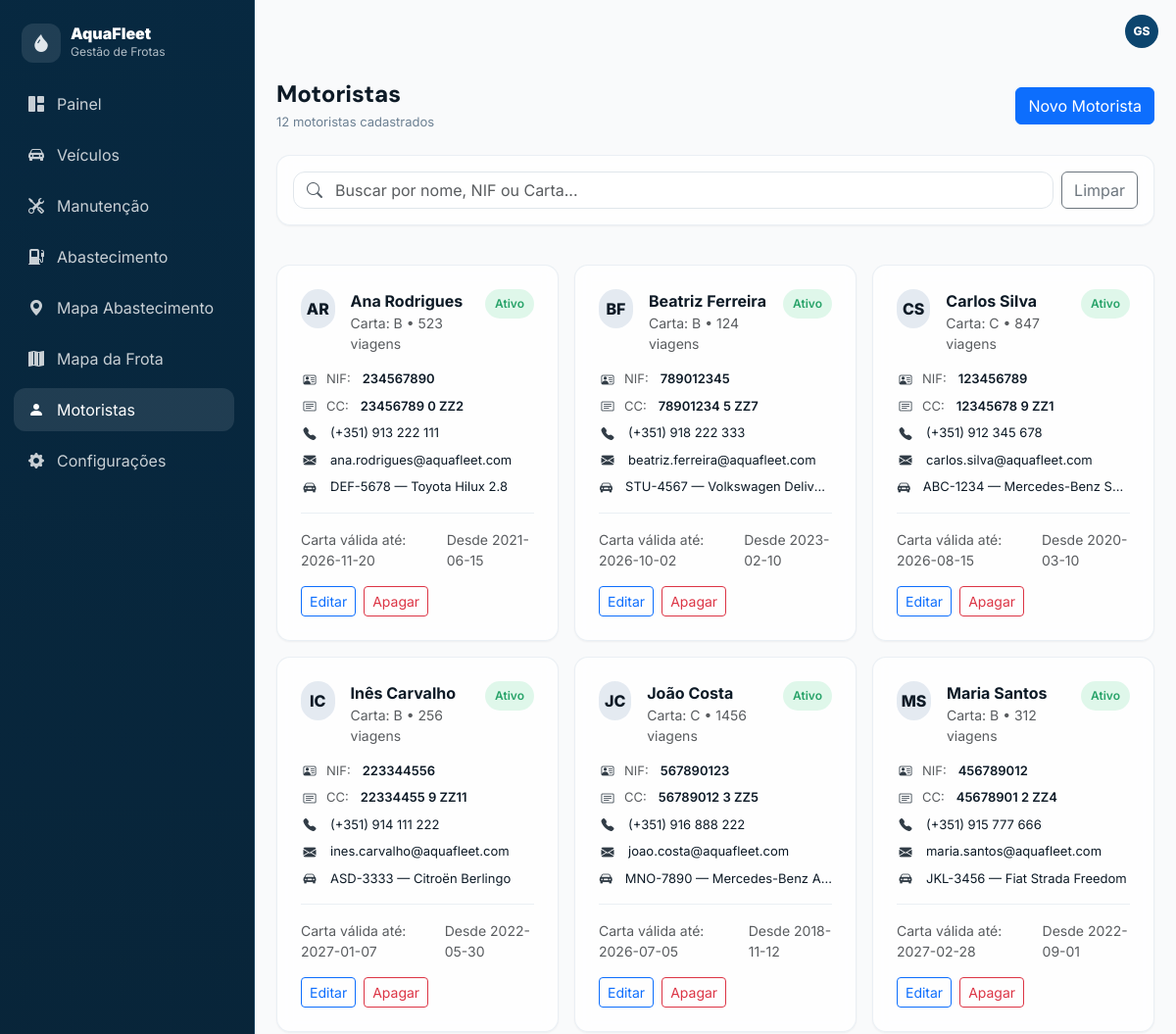
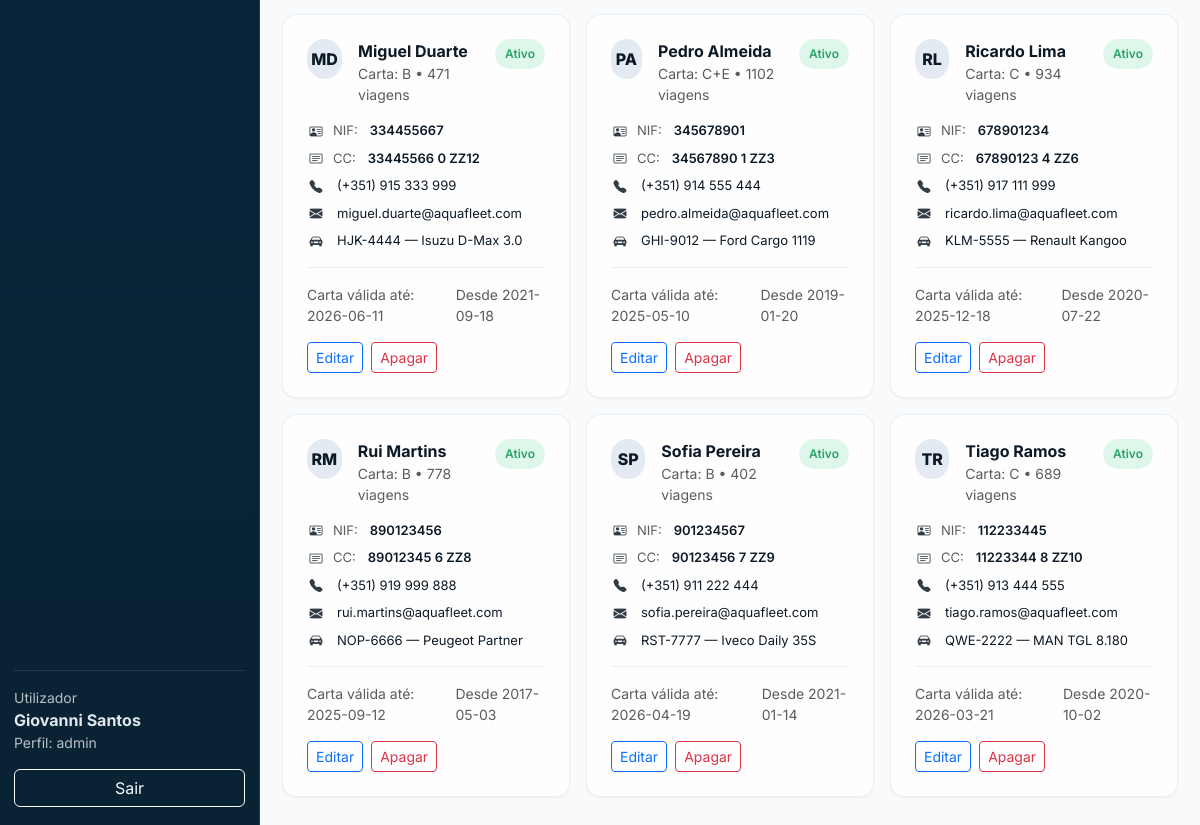
/motoristas/index.php (signed in), run on the app's committed database (2 pictures, top to bottom).
### tables this page shows
CREATE TABLE `motoristas` (
  `id` int(10) UNSIGNED NOT NULL,
  `nome` varchar(120) NOT NULL,
  `cc` varchar(20) DEFAULT NULL,
  `nif` varchar(20) DEFAULT NULL,
  `carta_numero` varchar(30) DEFAULT NULL,
  `carta_categoria` varchar(10) DEFAULT NULL,
  `carta_validade` date DEFAULT NULL,
  `telefone` varchar(30) DEFAULT NULL,
  `email` varchar(120) DEFAULT NULL,
  `status` enum('Ativo','Inativo') NOT NULL DEFAULT 'Ativo',
  `desde` date DEFAULT NULL,
  `viagens` int(11) NOT NULL DEFAULT 0,
  `viatura_id` int(10) UNSIGNED DEFAULT NULL,
  `criado_em` timestamp NOT NULL DEFAULT current_timestamp()
);

CREATE TABLE `viaturas` (
  `id` int(10) UNSIGNED NOT NULL,
  `matricula` varchar(20) NOT NULL,
  `marca_modelo` varchar(120) NOT NULL,
  `tipo` enum('Ligeiro','Pick-up','Carrinha','Camião','Elétrico','Outro') NOT NULL DEFAULT 'Ligeiro',
  `combustivel` enum('Diesel','Gasolina','Elétrico','Híbrido','Outro') NOT NULL DEFAULT 'Diesel',
  `quilometragem` int(10) UNSIGNED NOT NULL DEFAULT 0,
  `estado` enum('Disponível','Atribuída','Em Manutenção','Inativo') NOT NULL DEFAULT 'Disponível',
  `observacoes` text DEFAULT NULL,
  `infraestrutura_id` int(11) DEFAULT NULL,
  `criado_em` timestamp NOT NULL DEFAULT current_timestamp(),
  `atualizado_em` timestamp NOT NULL DEFAULT current_timestamp() ON UPDATE current_timestamp()
);

### motoristas/index.php (the view, shortened to what this page needs)
<?php
require_once __DIR__ . "/../inc/database.php";
require_once __DIR__ . "/../inc/header.php";
function h($s){ return htmlspecialchars((string)$s, ENT_QUOTES, 'UTF-8'); }
$q = isset($_GET['q']) ? trim($_GET['q']) : '';
$where = "1=1";
$sql = "
  SELECT
    m.*,
    v.matricula AS v_matricula,
    v.marca_modelo AS v_modelo
  FROM motoristas m
  LEFT JOIN viaturas v ON v.id = m.viatura_id
  WHERE $where
  ORDER BY (m.status='Ativo') DESC, m.nome ASC
";
$res = mysqli_query($ligacao, $sql);
$total = 0;
if ($res) $total = mysqli_num_rows($res);
function initials($name){
  $name = trim((string)$name);
  $parts = preg_split('/\s+/', $name);
  $a = strtoupper(mb_substr($parts[0] ?? '', 0, 1));
  $b = strtoupper(mb_substr($parts[1] ?? $parts[0] ?? '', 0, 1));
  return $a . $b;
}
function pillClass($status){
  return ($status === 'Inativo') ? 'pill pill-danger' : 'pill pill-success';
}
function fmtDate($d){
  $ts = strtotime($d);
  return $ts ? date('Y-m-d', $ts) : '—';
}
?>
<div class="page-max-6xl space-y-6">
  <div class="d-flex flex-column flex-md-row align-items-start align-items-md-center justify-content-between gap-3">
    <div>
      <h1 class="page-title">Motoristas</h1>
      <div class="page-subtitle"><?php echo (int)$total; ?> motoristas cadastrados</div>
    </div>
    <div class="d-flex gap-2">
      <a href="create.php" class="btn btn-primary">Novo Motorista</a>
    </div>
  </div>
  <div class="glass-card p-3">
    <form class="d-flex gap-2 flex-wrap align-items-center" method="get">
      <div class="searchbox flex-grow-1" style="min-width:260px;">
        <span class="search-ico"><i class="bi bi-search"></i></span>
        <input class="form-control" name="q" value="<?php echo h($q); ?>"
               placeholder="Buscar por nome, NIF ou Carta...">
      </div>
      <a class="btn btn-outline-secondary" href="index.php">Limpar</a>
    </form>
  </div>
  <div class="row g-3">
    <?php if ($res && mysqli_num_rows($res) > 0): ?>
      <?php while($m = mysqli_fetch_assoc($res)): ?>
        <?php
          $id = (int)$m['id'];
          $status = (string)$m['status'];
          $sigla = initials($m['nome'] ?? '');
          $cartaLinha = trim((string)($m['carta_categoria'] ?? ''));
          $cartaLinha = $cartaLinha ? "Carta: {$m['carta_categoria']} • {$m['viagens']} viagens" : "{$m['viagens']} viagens";
          $vinculo = '';
          if (!empty($m['v_matricula'])) {
            $vinculo = $m['v_matricula'] . " — " . ($m['v_modelo'] ?? '');
          }
        ?>
        <div class="col-12 col-md-6 col-xl-4">
          <div class="glass-card p-4 h-100">
            <div class="d-flex justify-content-between align-items-start gap-2">
              <div class="d-flex gap-3 min-w-0">
                <div class="avatar-soft"><?php echo h($sigla); ?></div>
                <div class="min-w-0">
                  <div class="fw-bold text-truncate"><?php echo h($m['nome']); ?></div>
                  <div class="small text-muted"><?php echo h($cartaLinha); ?></div>
                </div>
              </div>
              <span class="<?php echo pillClass($status); ?>"><?php echo h($status); ?></span>
            </div>
            <div class="driver-lines mt-3">
              <div class="driver-line">
                <span class="driver-ico"><i class="bi bi-person-vcard"></i></span>
                <span class="text-muted">NIF:</span>
                <span class="ms-1 fw-semibold"><?php echo h($m['nif'] ?: '—'); ?></span>
              </div>
              <div class="driver-line">
                <span class="driver-ico"><i class="bi bi-card-text"></i></span>
                <span class="text-muted">CC:</span>
                <span class="ms-1 fw-semibold"><?php echo h($m['cc'] ?: '—'); ?></span>
              </div>
              <div class="driver-line">
                <span class="driver-ico"><i class="bi bi-telephone-fill"></i></span>
                <span class="ms-1"><?php echo h($m['telefone'] ?: '—'); ?></span>
              </div>
              <div class="driver-line">
                <span class="driver-ico"><i class="bi bi-envelope-fill"></i></span>
                <span class="ms-1 text-truncate"><?php echo h($m['email'] ?: '—'); ?></span>
              </div>
              <div class="driver-line">
                <span class="driver-ico"><i class="bi bi-car-front-fill"></i></span>
                <span class="ms-1 text-truncate"><?php echo h($vinculo ?: 'Sem viatura atribuída'); ?></span>
              </div>
            </div>
            <div class="driver-footer mt-3 pt-3">
              <div class="small text-muted">Carta válida até: <?php echo h(fmtDate($m['carta_validade'] ?? null)); ?></div>
              <div class="small text-muted">Desde <?php echo h(fmtDate($m['desde'] ?? null)); ?></div>
            </div>
            <div class="d-flex gap-2 mt-3">
              <a class="btn btn-sm btn-outline-primary" href="edit.php?id=<?php echo $id; ?>">Editar</a>
              <a class="btn btn-sm btn-outline-danger" href="delete.php?id=<?php echo $id; ?>">Apagar</a>
            </div>
          </div>
        </div>
      <?php endwhile; ?>
    <?php else: ?>
      <div class="col-12">
        <div class="glass-card p-4 text-center text-muted">Nenhum motorista encontrado.</div>
      </div>
    <?php endif; ?>
  </div>
</div>
<?php
require_once __DIR__ . "/../inc/footer.php";
?>

### css/style_css/style.css (style rules this page uses)
:root { --background: hsl(210 20% 98%); --foreground: hsl(210 50% 10%); --card: hsl(0 0% 100%); --border: hsl(210 20% 90%); --primary: hsl(205 80% 24%); --muted: hsl(210 20% 94%); --muted-foreground: hsl(210 15% 50%); --success: hsl(152 60% 40%); --warning: hsl(38 92% 50%); --info: hsl(205 80% 55%); --danger: hsl(0 72% 51%); --sidebar: hsl(205 80% 14%); --sidebar-accent: hsl(205 70% 20%); --sidebar-foreground: hsl(210 20% 90%); --radius: 14px; }
* { box-sizing: border-box; }
body { background: var(--background); color: var(--foreground); font-family: Inter, sans-serif; margin:0; }
h1,h2,h3,h4,h5,h6 { font-family: "DM Sans", sans-serif; }
.page-max-6xl { max-width: 1152px; margin: 0 auto; }
.space-y-6 > * + * { margin-top: 24px; }
.page-title { font-size:24px; font-weight:800; margin:0; }
.page-subtitle { color: var(--muted-foreground); font-size:13px; margin-top:4px; }
.glass-card { background: rgba(255,255,255,.80); backdrop-filter: blur(8px); border: 1px solid rgba(226,232,240,.7); box-shadow: 0 1px 2px rgba(15,23,42,.05); border-radius: 14px; }
.pill { display:inline-flex; align-items:center; gap:6px; padding: 6px 10px; border-radius: 999px; font-size:12px; font-weight:600; white-space:nowrap; }
.pill-success { background: rgba(46,204,113,.15); color: var(--success); }
.form-control, .form-select { border-radius: 12px; border-color: var(--border); background: rgba(255,255,255,.92); }
.min-w-0 { min-width: 0; }
.searchbox { position: relative; }
.search-ico { position:absolute; left:14px; top:50%; transform: translateY(-50%); opacity:.7; }
.searchbox .form-control { padding-left: 42px; }
.avatar-soft { width: 40px; height: 40px; border-radius: 999px; background: rgba(226,232,240,.9); display:flex; align-items:center; justify-content:center; font-weight: 800; color: var(--foreground); }
.driver-lines { display:flex; flex-direction: column; gap: 8px; }
.driver-line { display:flex; align-items:center; gap: 8px; font-size: 13px; min-width: 0; }
.driver-ico { width: 18px; display:inline-flex; justify-content:center; opacity: .85; }
.driver-footer { display:flex; justify-content: space-between; gap: 12px; border-top: 1px solid rgba(226,232,240,.7); }
html, body { height: 100%; }
body { margin: 0; overflow: hidden; }
.brand-badge i, .nav-ico i, .kpi-ico i, .list-ico i, .driver-ico i, .icon-box i { line-height: 1; display: inline-flex; align-items: center; justify-content: center; }

### data on the page
motoristas: nome "AR", nome "Ana Rodrigues", cartaLinha "Carta: B • 523 viagens", status "Ativo", nif "234567890", cc "23456789 0 ZZ2", telefone "(+351) 913 222 111", email "ana.rodrigues@aquafleet.com", viatura.marca_modelo "DEF-5678 — Toyota Hilux 2.8", carta_validade "2026-11-20", desde "2021-06-15"
motoristas: nome "BF", nome "Beatriz Ferreira", cartaLinha "Carta: B • 124 viagens", status "Ativo", nif "789012345", cc "78901234 5 ZZ7", telefone "(+351) 918 222 333", email "beatriz.ferreira@aquafleet.com", viatura.marca_modelo "STU-4567 — Volkswagen Deliv…", carta_validade "2026-10-02", desde "2023-02-10"
motoristas: nome "CS", nome "Carlos Silva", cartaLinha "Carta: C • 847 viagens", status "Ativo", nif "123456789", cc "12345678 9 ZZ1", telefone "(+351) 912 345 678", email "carlos.silva@aquafleet.com", viatura.marca_modelo "ABC-1234 — Mercedes-Benz S…", carta_validade "2026-08-15", desde "2020-03-10"
motoristas: nome "IC", nome "Inês Carvalho", cartaLinha "Carta: B • 256 viagens", status "Ativo", nif "223344556", cc "22334455 9 ZZ11", telefone "(+351) 914 111 222", email "ines.carvalho@aquafleet.com", viatura.marca_modelo "ASD-3333 — Citroën Berlingo", carta_validade "2027-01-07", desde "2022-05-30"
motoristas: nome "JC", nome "João Costa", cartaLinha "Carta: C • 1456 viagens", status "Ativo", nif "567890123", cc "56789012 3 ZZ5", telefone "(+351) 916 888 222", email "joao.costa@aquafleet.com", viatura.marca_modelo "MNO-7890 — Mercedes-Benz…", carta_validade "2026-07-05", desde "2018-11-12"
motoristas: nome "MS", nome "Maria Santos", cartaLinha "Carta: B • 312 viagens", status "Ativo", nif "456789012", cc "45678901 2 ZZ4", telefone "(+351) 915 777 666", email "maria.santos@aquafleet.com", viatura.marca_modelo "JKL-3456 — Fiat Strada Freedom", carta_validade "2027-02-28", desde "2022-09-01"
motoristas: nome "MD", nome "Miguel Duarte", cartaLinha "Carta: B • 471 viagens", status "Ativo", nif "334455667", cc "33445566 0 ZZ12", telefone "(+351) 915 333 999", email "miguel.duarte@aquafleet.com", viatura.marca_modelo "HJK-4444 — Isuzu D-Max 3.0", carta_validade "2026-06-11", desde "2021-09-18"
motoristas: nome "PA", nome "Pedro Almeida", cartaLinha "Carta: C+E • 1102 viagens", status "Ativo", nif "345678901", cc "34567890 1 ZZ3", telefone "(+351) 914 555 444", email "pedro.almeida@aquafleet.com", viatura.marca_modelo "GHI-9012 — Ford Cargo 1119", carta_validade "2025-05-10", desde "2019-01-20"
motoristas: nome "RL", nome "Ricardo Lima", cartaLinha "Carta: C • 934 viagens", status "Ativo", nif "678901234", cc "67890123 4 ZZ6", telefone "(+351) 917 111 999", email "ricardo.lima@aquafleet.com", viatura.marca_modelo "KLM-5555 — Renault Kangoo", carta_validade "2025-12-18", desde "2020-07-22"
motoristas: nome "RM", nome "Rui Martins", cartaLinha "Carta: B • 778 viagens", status "Ativo", nif "890123456", cc "89012345 6 ZZ8", telefone "(+351) 919 999 888", email "rui.martins@aquafleet.com", viatura.marca_modelo "NOP-6666 — Peugeot Partner", carta_validade "2025-09-12", desde "2017-05-03"
motoristas: nome "SP", nome "Sofia Pereira", cartaLinha "Carta: B • 402 viagens", status "Ativo", nif "901234567", cc "90123456 7 ZZ9", telefone "(+351) 911 222 444", email "sofia.pereira@aquafleet.com", viatura.marca_modelo "RST-7777 — Iveco Daily 35S", carta_validade "2026-04-19", desde "2021-01-14"
motoristas: nome "TR", nome "Tiago Ramos", cartaLinha "Carta: C • 689 viagens", status "Ativo", nif "112233445", cc "11223344 8 ZZ10", telefone "(+351) 913 444 555", email "tiago.ramos@aquafleet.com", viatura.marca_modelo "QWE-2222 — MAN TGL 8.180", carta_validade "2026-03-21", desde "2020-10-02"

### other printed values
$_SESSION['user_nome'] "Giovanni Santos"
$_SESSION['user_perfil'] "admin"
$iniciais "GS"
$total "12"
